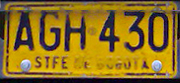
#> input picture data/samples/placas_de_prueba/placa_bogota_AGH430.jpg, 180 x 83 px; its folder holds only this picture in this run
$ python -i preprocessor.py   (imports and definitions only)
#> lines starting #> are read from the running program, lines starting #| are printed output that depends on the picture; after the words box and inside, x2 and y2 are one past the last pixel; in counts of white or black regions, pixels touching at a corner belong together
#> further down, picture is the input picture: shape (83, 180, 3); mean B, G, R 33.3, 110.7, 139.3
"""Pipeline de procesamiento digital de imágenes (OpenCV) para Smart ALPR IoT.

Implementa recorte con margen porcentual de seguridad, normalización proporcional
de altura, filtrado bilateral para preservación de bordes, binarización dual
(Otsu y adaptativa proporcional), operaciones morfológicas y corrección de
inclinación (deskewing) aplicada sobre escala de grises.
"""

from dataclasses import dataclass
from typing import Any

import cv2
import numpy as np
from numpy.typing import NDArray

from src.config import (
    ADAPTIVE_BLOCK_RATIO,
    ADAPTIVE_C,
    BILATERAL_DIAMETER,
    BILATERAL_SIGMA_COLOR,
    BILATERAL_SIGMA_SPACE,
    CROP_MARGIN_RATIO,
    DESKEW_MAX_ANGLE,
    DESKEW_MIN_ANGLE,
    PLATE_NORMALIZED_HEIGHT_PX,
)


@dataclass(frozen=True)
class PreprocessedPlate:
    """Contenedor de todas las etapas intermedias del pipeline de visión artificial."""

    original_crop: NDArray[np.uint8]
    resized: NDArray[np.uint8]
    gray: NDArray[np.uint8]
    filtered: NDArray[np.uint8]
    binary_otsu: NDArray[np.uint8]
    binary_adaptive: NDArray[np.uint8]
    morph: NDArray[np.uint8]
    deskewed: NDArray[np.uint8]
    final_for_ocr: NDArray[np.uint8]
    rotation_angle: float

    # [42 lines left out: functions __getitem__, __contains__, to_dict, not called in this run]


class ImagePreprocessor:
    """Procesador digital de imágenes clásico para optimización de caracteres vehiculares.

    Calcula las etapas clásicas de visión artificial (recorte, normalización de
    altura, grises, bilateral, Otsu, umbral adaptativo proporcional y morfología)
    para inspección visual y estimación de inclinación, pero entrega al motor
    EasyOCR la imagen en escala de grises normalizada y enderezada: sobre las 11
    placas reales del proyecto, EasyOCR acertó 6/11 (23 s) con grises a 140 px
    frente a 0/11 (125 s) con la salida binaria morfológica anterior y 4/11
    (137 s) con recorte 3x en color.
    """

    def __init__(
        self,
        target_height: int | None = PLATE_NORMALIZED_HEIGHT_PX,
        margin_ratio: float = CROP_MARGIN_RATIO,
    ) -> None:
        self.target_height = target_height
        self.margin_ratio = margin_ratio

    # [33 lines left out: function crop_with_margin, not called in this run]

    def resize_patch(
        self,
        patch: NDArray[np.uint8],
        interpolation: int | None = None,
    ) -> NDArray[np.uint8]:
        """Normaliza el recorte a ``target_height`` píxeles de alto conservando la proporción.

        Usa ``cv2.INTER_CUBIC`` cuando amplía el recorte y ``cv2.INTER_AREA`` cuando
        lo reduce. Si el recorte está vacío o ``target_height`` es ``None``,
        lo devuelve sin modificar.
        """
        if patch.size == 0 or self.target_height is None or self.target_height <= 0:
            return patch

        src_h, src_w = patch.shape[:2]
#> src_h = 83; src_w = 180
        if src_h == 0 or src_w == 0 or src_h == self.target_height:
            return patch

        scale = float(self.target_height) / float(src_h)
#> scale = 1.69
        new_h = self.target_height
        new_w = max(1, round(src_w * scale))
#> new_w = 304

        if interpolation is None:
            interpolation = cv2.INTER_CUBIC if self.target_height > src_h else cv2.INTER_AREA
#> interpolation = 2

        return cv2.resize(patch, (new_w, new_h), interpolation=interpolation)
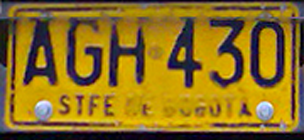
#> returned value: shape (140, 304, 3); mean of channels 0, 1, 2 33.5, 110.7, 139.3; drawn as B, G, R

    @staticmethod
    def to_grayscale(image: NDArray[np.uint8]) -> NDArray[np.uint8]:
        """Convierte una matriz BGR a monocromática de un solo canal (uint8)."""
        if len(image.shape) == 2:
            return image
        return cv2.cvtColor(image, cv2.COLOR_BGR2GRAY)
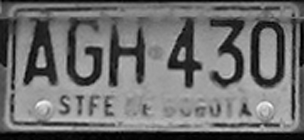
#> returned value: shape (140, 304); min 0, max 251, mean 110.5

    @staticmethod
    def apply_bilateral_filter(
        gray: NDArray[np.uint8],
        diameter: int = BILATERAL_DIAMETER,
        sigma_color: float = BILATERAL_SIGMA_COLOR,
        sigma_space: float = BILATERAL_SIGMA_SPACE,
    ) -> NDArray[np.uint8]:
        """Aplica filtro bilateral para suavizar lámina reflectiva preservando bordes."""
#> called with diameter = 9, sigma_color = 30, sigma_space = 30
        return cv2.bilateralFilter(
            gray,
            d=diameter,
            sigmaColor=sigma_color,
            sigmaSpace=sigma_space,
        )

    @staticmethod
    def binarize_otsu(filtered: NDArray[np.uint8]) -> NDArray[np.uint8]:
        """Aplica binarización automática mediante umbral óptimo de Otsu."""
        _, otsu = cv2.threshold(
            filtered, 0, 255, cv2.THRESH_BINARY + cv2.THRESH_OTSU
        )
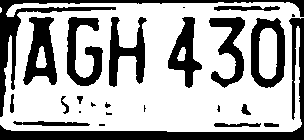
#> otsu: shape (140, 304); 66.8% white; 25 black regions (8 under 20 px), largest, box (x1, y1, x2, y2) and area: (0, 18, 304, 140) 3518, (0, 0, 304, 117) 2505, (23, 17, 57, 85) 1309
        return otsu

    @staticmethod
    def compute_adaptive_block_size(
        height: int,
        block_ratio: float = ADAPTIVE_BLOCK_RATIO,
    ) -> int:
        """Calcula el tamaño de bloque impar (>= 3) proporcional a la altura del recorte."""
        raw = block_ratio * max(1, height)
        return max(3, 2 * round((raw - 1.0) / 2.0) + 1)

    @staticmethod
    def binarize_adaptive(
        filtered: NDArray[np.uint8],
        block_size: int | None = None,
        c_param: int = ADAPTIVE_C,
    ) -> NDArray[np.uint8]:
        """Aplica umbralización adaptativa gaussiana para compensar iluminación no uniforme.

        Si ``block_size`` es ``None``, calcula un bloque impar proporcional a la altura
        (``ADAPTIVE_BLOCK_RATIO * altura``, mínimo 3) para evitar que trazos gruesos
        queden huecos en recortes grandes.
        """
#> called with c_param = 9
        if block_size is None:
            bs = ImagePreprocessor.compute_adaptive_block_size(filtered.shape[0])
#> bs = 41
        else:
            bs = max(3, block_size if block_size % 2 == 1 else block_size + 1)
        return cv2.adaptiveThreshold(
            filtered,
            255,
            cv2.ADAPTIVE_THRESH_GAUSSIAN_C,
            cv2.THRESH_BINARY,
            blockSize=bs,
            C=c_param,
        )
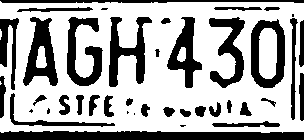
#> returned value: shape (140, 304); 66.4% white; 41 black regions (7 under 20 px), largest, box (x1, y1, x2, y2) and area: (0, 131, 304, 140) 2487, (109, 17, 152, 87) 1255, (23, 17, 58, 86) 1231

    @staticmethod
    def apply_morphology(binary: NDArray[np.uint8]) -> NDArray[np.uint8]:
        """Aplica apertura para remover tornillos y cierre para consolidar trazos."""
        # Kernel rectangular pequeño (3x3) para apertura (eliminar artefactos menores a trazos)
        kernel_open = cv2.getStructuringElement(cv2.MORPH_RECT, (3, 3))
        # Kernel horizontal (3x2) para cierre (unir segmentos desconectados en caracteres)
        kernel_close = cv2.getStructuringElement(cv2.MORPH_RECT, (3, 2))

        # Invertir si las letras son oscuras sobre fondo claro para operar sobre los caracteres
        # En placas colombianas, fondo claro (255) y letras oscuras (0)
        es_fondo_blanco = np.mean(binary[0:3, :]) > 127
#> es_fondo_blanco = False
        work_img = cv2.bitwise_not(binary) if es_fondo_blanco else binary

        opened = cv2.morphologyEx(work_img, cv2.MORPH_OPEN, kernel_open)
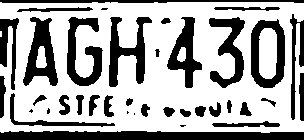
#> opened: shape (140, 304); 66.3% white; 38 black regions (6 under 20 px), largest, box (x1, y1, x2, y2) and area: (0, 131, 304, 140) 2492, (109, 17, 152, 87) 1259, (23, 17, 58, 86) 1232
        closed = cv2.morphologyEx(opened, cv2.MORPH_CLOSE, kernel_close)
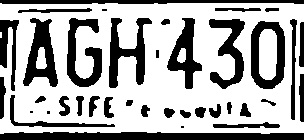
#> closed: shape (140, 304); 66.5% white; 38 black regions (4 under 20 px), largest, box (x1, y1, x2, y2) and area: (0, 132, 304, 140) 2182, (109, 18, 152, 88) 1258, (23, 18, 58, 87) 1230

        return cv2.bitwise_not(closed) if es_fondo_blanco else closed

    @staticmethod
    def deskew_image(
        gray_or_binary: NDArray[np.uint8],
        mask: NDArray[np.uint8] | None = None,
    ) -> tuple[NDArray[np.uint8], float]:
        """Detecta la inclinación de la matrícula y aplica corrección afín.

        Estima la orientación con ``cv2.minAreaRect`` sobre puntos ``(x, y)``
        obtenidos con ``cv2.findNonZero`` desde ``mask`` (o desde ``gray_or_binary``
        binarizada con Otsu si ``mask`` es ``None``), garantizando polaridad
        ``blanco = carácter`` sobre fondo negro. La rotación se aplica sobre
        ``gray_or_binary``.

        Convención de signos (positivo = antihorario, como ``cv2.getRotationMatrix2D``):
            El ángulo devuelto corresponde a la rotación correctiva aplicada con
            ``cv2.getRotationMatrix2D`` para alinear la placa horizontalmente
            (positivo = giro antihorario para corregir inclinación horaria;
            negativo = giro horario para corregir inclinación antihoraria).

        Returns:
            Tupla (imagen_alineada, angulo_correccion_grados). Si el recorte
            está vacío, no hay suficientes píxeles de carácter o el ángulo
            queda fuera de ``[DESKEW_MIN_ANGLE, DESKEW_MAX_ANGLE]``, devuelve
            la imagen sin rotar y ``0.0``.
        """
        if gray_or_binary.size == 0:
            return gray_or_binary, 0.0

        source = mask if mask is not None else gray_or_binary
        if source.size == 0:
            return gray_or_binary, 0.0
        if source.ndim == 3:
            source = cv2.cvtColor(source, cv2.COLOR_BGR2GRAY)

        _, binary = cv2.threshold(source, 0, 255, cv2.THRESH_BINARY + cv2.THRESH_OTSU)
        char_mask = cv2.bitwise_not(binary) if np.mean(binary) > 127 else binary

        coords = cv2.findNonZero(char_mask)
#> coords = contour of 14249 points, box (x1, y1, x2, y2) (0, 0, 304, 140), area 491
        if coords is None or len(coords) < 50:
            return gray_or_binary, 0.0

        # OpenCV >= 4.5.1 retorna ángulos en (0, 90]; normalizar a [-45, 45]
        raw_angle = float(cv2.minAreaRect(coords)[-1])
#> raw_angle = -90
        angle = raw_angle - 90.0 if raw_angle > 45.0 else raw_angle
#> angle = -90

        if abs(angle) < DESKEW_MIN_ANGLE or abs(angle) > DESKEW_MAX_ANGLE:
            return gray_or_binary, 0.0

        (h, w) = gray_or_binary.shape[:2]
        center = (w // 2, h // 2)
        matrix = cv2.getRotationMatrix2D(center, angle, 1.0)
        rotated = cv2.warpAffine(
            gray_or_binary,
            matrix,
            (w, h),
            flags=cv2.INTER_CUBIC,
            borderMode=cv2.BORDER_REPLICATE,
        )
        return rotated, round(angle, 2)

    def process_pipeline(
        self,
        image: NDArray[np.uint8],
        bbox: tuple[int, int, int, int] | None = None,
    ) -> PreprocessedPlate:
        """Ejecuta el pipeline completo de visión clásica devolviendo todas las fases.

        Secuencia de procesamiento:
        1. Recorte con margen porcentual de seguridad (12% por defecto).
        2. Normalización proporcional de altura a ``target_height`` px (140 px por defecto).
        3. Conversión a escala de grises.
        4. Filtro bilateral preservador de contornos.
        5. Umbralización dual (Otsu global y adaptativa gaussiana proporcional a la altura).
        6. Operaciones morfológicas rectangulares (apertura y cierre) sobre el adaptativo.
        7. Enderezado (deskewing): estima el ángulo usando ``morph`` como máscara y
           aplica la rotación sobre ``gray`` para entregar ``final_for_ocr`` en grises.

        Por qué ``final_for_ocr`` es ``gray`` enderezado y no la salida binaria:
            En medición sobre 11 fotos reales, EasyOCR (CRAFT + CRNN) acertó 6/11
            en 23 s con grises a 140 px, frente a 0/11 (125 s) con adaptativo+morfología,
            4/11 (23 s) con 140 px + Otsu, 3/11 (23 s) con 140 px + adaptativo
            proporcional y 4/11 (137 s) con recorte 3x en color.
        """
        # Fase 1: Recorte con margen
        crop = self.crop_with_margin(image, bbox) if bbox is not None else image.copy()

        # Fase 2: Normalización proporcional de altura
        resized = self.resize_patch(crop)

        # Fase 3: Escala de grises
        gray = self.to_grayscale(resized)

        # Fase 4: Filtro Bilateral
        filtered = self.apply_bilateral_filter(gray)

        # Fase 5: Binarización dual
        binary_otsu = self.binarize_otsu(filtered)
        binary_adaptive = self.binarize_adaptive(filtered)

        # Fase 6: Operaciones Morfológicas
        morph = self.apply_morphology(binary_adaptive)

        # Fase 7: Deskewing / Alineación sobre grises usando morph como máscara
        deskewed, angle = self.deskew_image(gray, mask=morph)
#> angle = 0

        # Imagen final recomendada para el motor OCR (grises normalizada y enderezada)
        final_for_ocr = deskewed

        return PreprocessedPlate(
            original_crop=crop,
            resized=resized,
            gray=gray,
            filtered=filtered,
            binary_otsu=binary_otsu,
            binary_adaptive=binary_adaptive,
            morph=morph,
            deskewed=deskewed,
            final_for_ocr=final_for_ocr,
            rotation_angle=angle,
        )

>>> import cv2
>>> picture = cv2.imread('../data/samples/placas_de_prueba/placa_bogota_AGH430.jpg')
>>> result = ImagePreprocessor().process_pipeline(picture)

$ run again, on data/samples/placas_de_prueba/placa_bogota_AHB965.jpg
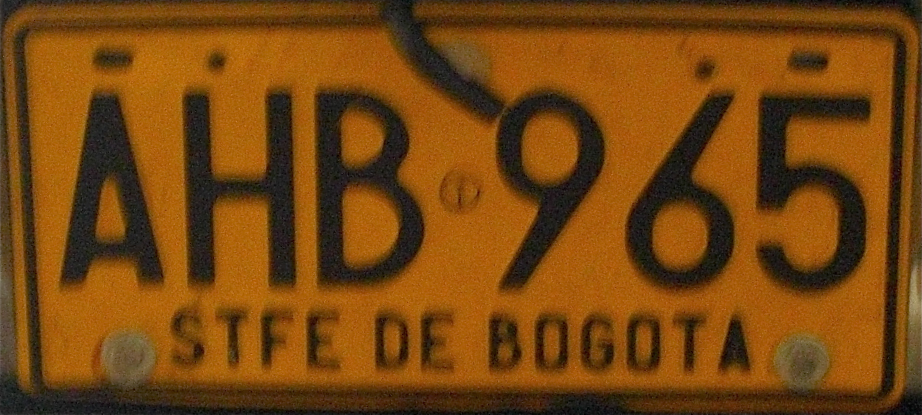
#> input picture data/samples/placas_de_prueba/placa_bogota_AHB965.jpg, 1844 x 829 px (shown at 1/2 size)
#> picture is the input picture: shape (829, 1844, 3); mean B, G, R 15.8, 69.8, 118.7
#> in binarize_otsu, `_, otsu = cv2.threshold( filtered, 0, 255, cv2.THRESH_BINARY + cv2.THR..`:
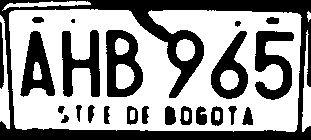
#> otsu: shape (140, 311); 59.9% white; 24 black regions (1 under 20 px), largest, box (x1, y1, x2, y2) and area: (0, 0, 311, 140) 9047, (106, 30, 143, 97) 1481, (255, 31, 294, 100) 1424
#> es_fondo_blanco = True
#> work_img: shape (140, 311); 29.4% white; 46 white regions (13 under 20 px), largest, box (x1, y1, x2, y2) and area: (42, 0, 204, 99) 1887, (154, 5, 306, 140) 1548, (106, 30, 143, 97) 1361
#> opened: shape (140, 311); 28.3% white; 49 white regions (6 under 20 px), largest, box (x1, y1, x2, y2) and area: (129, 0, 204, 98) 1553, (106, 30, 143, 97) 1360, (62, 29, 100, 97) 1307
#> in apply_morphology, `closed = cv2.morphologyEx(opened, cv2.MORPH_CLOSE, kernel_close)`:
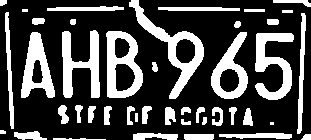
#> closed: shape (140, 311); 28.3% white; 43 white regions (2 under 20 px), largest, box (x1, y1, x2, y2) and area: (129, 0, 204, 99) 1563, (106, 31, 143, 98) 1361, (62, 30, 100, 98) 1308
#> coords = contour of 12326 points, box (x1, y1, x2, y2) (0, 0, 311, 140), area 203
#> raw_angle = -90
#> in process_pipeline, `deskewed, angle = self.deskew_image(gray, mask=morph)`: angle = 0

$ run again, on data/samples/placas_de_prueba/placa_bogota_BGL891.jpg
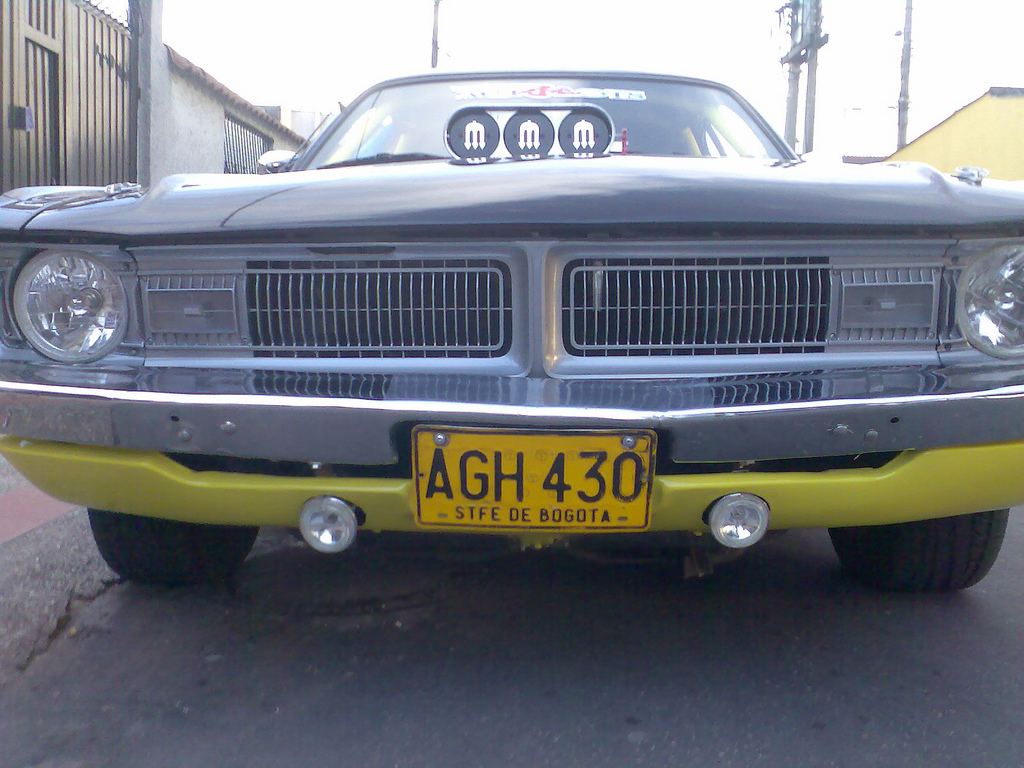
#> input picture data/samples/placas_de_prueba/placa_bogota_BGL891.jpg, 1024 x 768 px
#> picture is the input picture: shape (768, 1024, 3); mean B, G, R 127.9, 120.6, 116.8
#> in binarize_otsu, `_, otsu = cv2.threshold( filtered, 0, 255, cv2.THRESH_BINARY + cv2.THR..`:
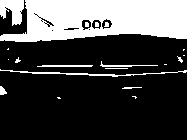
#> otsu: shape (140, 187); 27% white; 20 white regions (11 under 20 px), largest, box (x1, y1, x2, y2) and area: (0, 0, 187, 42) 5941, (0, 0, 24, 26) 421, (0, 69, 187, 77) 300
#> es_fondo_blanco = True
#> work_img: shape (140, 187); 32.7% white; 56 white regions (41 under 20 px), largest, box (x1, y1, x2, y2) and area: (16, 91, 184, 110) 1811, (0, 34, 187, 70) 1737, (0, 72, 187, 90) 1568
#> opened: shape (140, 187); 28.9% white; 21 white regions (2 under 20 px), largest, box (x1, y1, x2, y2) and area: (16, 93, 184, 110) 1793, (0, 72, 187, 87) 1537, (0, 34, 187, 62) 1499
#> in apply_morphology, `closed = cv2.morphologyEx(opened, cv2.MORPH_CLOSE, kernel_close)`:
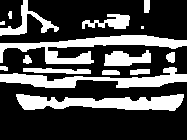
#> closed: shape (140, 187); 29.1% white; 16 white regions (2 under 20 px), largest, box (x1, y1, x2, y2) and area: (0, 35, 187, 64) 1943, (16, 94, 184, 111) 1798, (0, 67, 187, 88) 1626
#> coords = contour of 7618 points, box (x1, y1, x2, y2) (0, 0, 187, 111), area 1558
#> raw_angle = -90
#> in process_pipeline, `deskewed, angle = self.deskew_image(gray, mask=morph)`: angle = 0

$ run again, on data/samples/placas_de_prueba/placa_bogota_CXM432.jpg
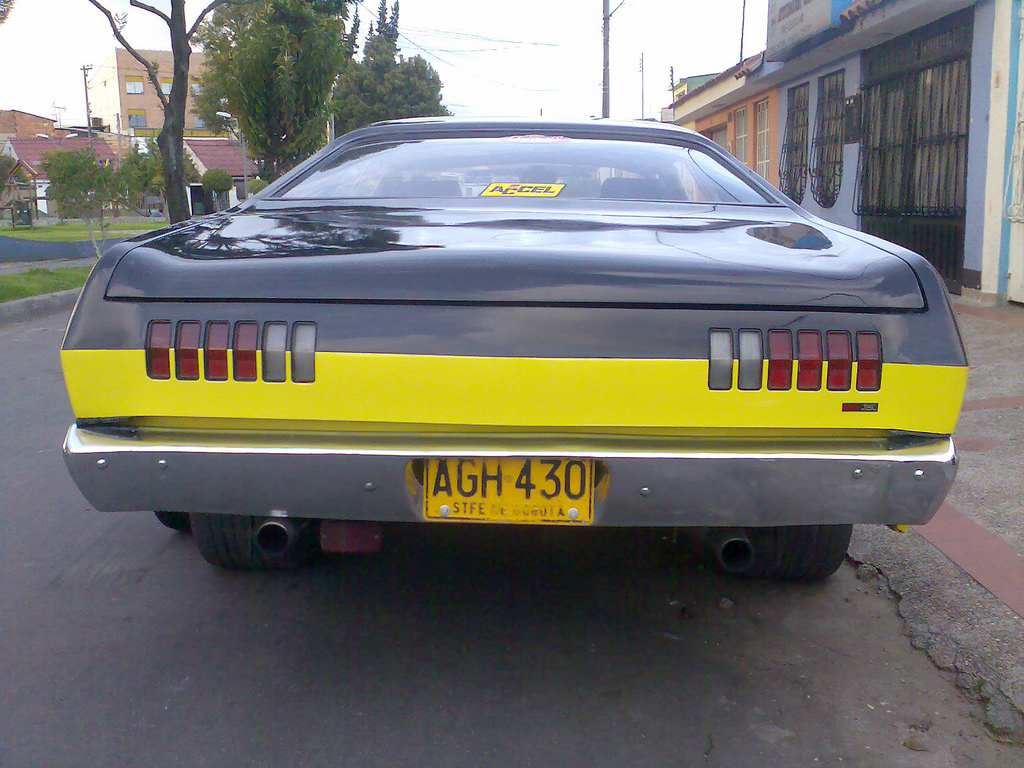
#> input picture data/samples/placas_de_prueba/placa_bogota_CXM432.jpg, 1024 x 768 px
#> picture is the input picture: shape (768, 1024, 3); mean B, G, R 109.8, 117.6, 118.2
#> in binarize_otsu, `_, otsu = cv2.threshold( filtered, 0, 255, cv2.THRESH_BINARY + cv2.THR..`:
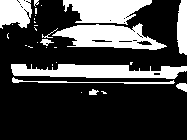
#> otsu: shape (140, 187); 26.1% white; 30 white regions (19 under 20 px), largest, box (x1, y1, x2, y2) and area: (11, 64, 187, 79) 1787, (52, 23, 167, 50) 1774, (63, 0, 152, 25) 1504
#> es_fondo_blanco = True
#> work_img: shape (140, 187); 33.1% white; 29 white regions (18 under 20 px), largest, box (x1, y1, x2, y2) and area: (12, 0, 181, 71) 4643, (12, 83, 175, 108) 2097, (0, 0, 77, 47) 867
#> opened: shape (140, 187); 30.4% white; 30 white regions (5 under 20 px), largest, box (x1, y1, x2, y2) and area: (13, 47, 162, 71) 2020, (12, 83, 155, 108) 1712, (157, 0, 180, 67) 878
#> in apply_morphology, `closed = cv2.morphologyEx(opened, cv2.MORPH_CLOSE, kernel_close)`:
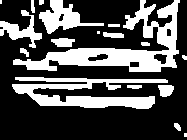
#> closed: shape (140, 187); 31.2% white; 18 white regions (3 under 20 px), largest, box (x1, y1, x2, y2) and area: (13, 0, 180, 72) 3572, (12, 77, 168, 109) 2392, (39, 0, 104, 34) 893
#> coords = contour of 8160 points, box (x1, y1, x2, y2) (0, 0, 187, 137), area 2539
#> raw_angle = -90
#> in process_pipeline, `deskewed, angle = self.deskew_image(gray, mask=morph)`: angle = 0
